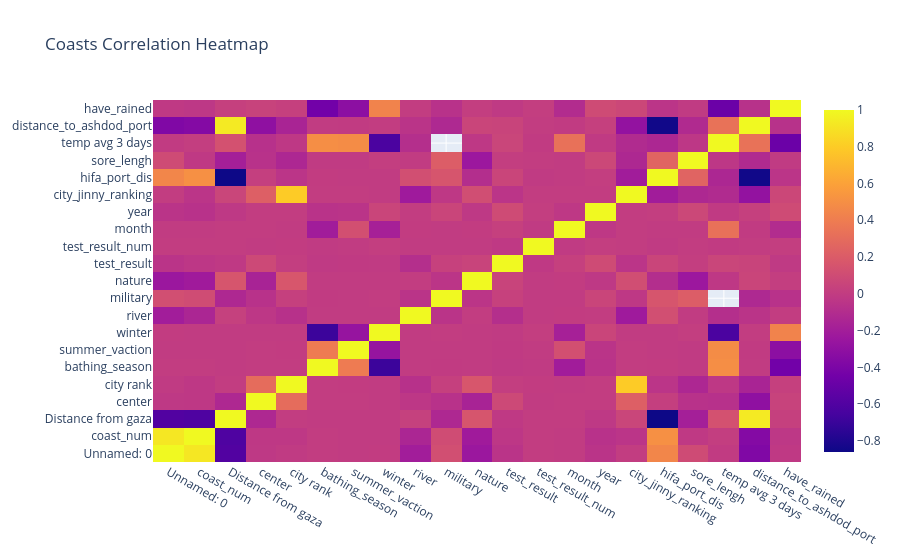

This figure's notebook cell:
### Code cell
corr_df = df.corr()
fig = go.Figure()
fig.add_traces(go.Heatmap(
    z=corr_df, 
    x= corr_df.columns, 
    y= corr_df.columns,
))
fig.update_layout({
    'title':"Coasts Correlation Heatmap",

})
fig.show()

### Figure 1 — Plotly figure (JSON) as saved in the notebook; plotly's stock layout.template omitted (floating-point values rounded to 4 significant figures; data arrays with more than 128 entries replaced by an {"elided": "..."} marker saying what was removed)
{"data": [{"type": "heatmap", "x": ["Unnamed: 0", "coast_num", "Distance from gaza", "center", "city rank", "bathing_season", "summer_vaction", "winter", "river", "military", "nature", "test_result", "test_result_num", "month", "year", "city_jinny_ranking", "hifa_port_dis", "sore_lengh", "temp avg 3 days", "distance_to_ashdod_port", "have_rained"], "y": ["Unnamed: 0", "coast_num", "Distance from gaza", "center", "city rank", "bathing_season", "summer_vaction", "winter", "river", "military", "nature", "test_result", "test_result_num", "month", "year", "city_jinny_ranking", "hifa_port_dis", "sore_lengh", "temp avg 3 days", "distance_to_ashdod_port", "have_rained"], "z": {"elided": "21x21 float values"}}], "layout": {"title": {"text": "Coasts Correlation Heatmap"}}}
